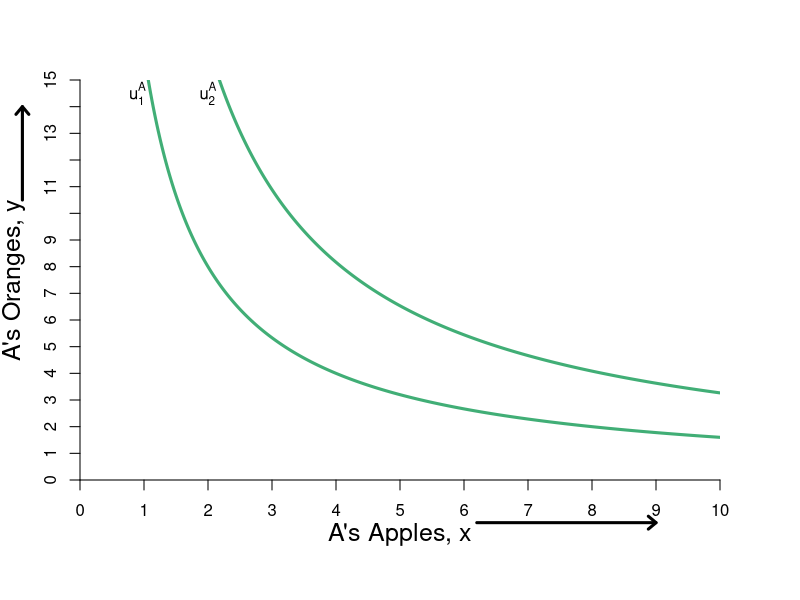

Source code (R):
#Graph Designer: Simon Halliday & Madeleine Wettach '20
#Authors: Bowles, Foley and Halliday
#Title: Microeconomics: Competition, Conflict and Coordination

#require(ggplot2)
require(shape)
pdf(file = "property/step_by_step_graphs_5/property_walras1_step1.pdf", width = 9, height = 7)

#Set parameters for graphics
axislabelsize <- 1.5
graphlinewidth <- 3

COL <- c("#7fc97f", "#beaed4", "#fdc086", "#ffff99", "#386cb0", "#f0027f", "#bf5b17", "#666666")
COLA <- c("#99d8c9","#66c2a4","#41ae76", "#238b45", "#005824")
COLB <- c("#4eb3d3", "#2b8cbe", "#0868ac","#084081")


indiffcurveA1 <- function(x, U = 4, A = 1, a = 0.5) {
  ((((U-2)/A)*(1/x)^a)^(1/(1-a)))
}

indiffcurveA2 <- function(x, U = 4, A = 1, a = 0.5) {
  (((U/A)*(1/x)^a)^(1/(1-a)))
}

indiffcurveA3 <- function(x, U = 5.715476, A = 1, a = 0.5) {
  (((U/A)*(1/x)^a)^(1/(1-a)))
}

indiffcurveA4 <- function(x, U = 6.984164, A = 1, a = 0.5) {
  ((((U)/A)*(1/x)^a)^(1/(1-a)))
}

paretoEC <- function(x) {
  (3/2)*x
}

OfferCurveA <- function(x) {
  x/(x  - 4)
}

mrsplot <- function(x) {
  (13/2)*(x/(9-x)^2)
}

OfferCurveB <- function(x) {
  15 - (13/2)*(10 - x)/(9 - x)
}

WalrasPrice <- function(x) {
  14 - (3/2)*x
}

#Deriving the offer curves: let py = 1
#wA = 8px + 2py = 8px + 2; Demand: x = w/2px => x = 4 + 1/px => px = 1/(x - 4)
#Offer curve is y = px*x => (1/(x-4))*x = x/(x-4) defined for x neq 4
#wA = 2px + 13py = 2px + 13; Demand: x = w/2px => x = 1 + 13/2px => px = 13/2(x - 1)
#B's Offer curve is y = px*x => (13/2)(1/(x-1))*x = (13/2)(x/(x-1)
#Therefore in terms of yA and xA:
#15 - y = (13/2)*(10 - x)/(10 - x - 1)
#Therefore y = 15 - (13/2)*(10-x)/(9 - x) defined for x neq 9
#The tangency of the indifference curve and the offer curve gives mrsplot
#Where mrsplot equals that offer curve, we get x = (3/17)*(51 - sqrt(221)) = 6.376576; 
#So y = 6.022321; therefore u = (6.376576^0.5)*(6.022321^0.5)

indiffcurveBneg1 <- function(x, U = 5.09, A = 1, a = 0.5) {
  15 - (((U/A)*(1/(10 - x))^a)^(1/(1-a)))
}

indiffcurveBneg2 <- function(x, U = 6.531973, A = 1, a = 0.5) {
  15 - (((U/A)*(1/(10 - x))^a)^(1/(1-a)))
}

#Aisha happens to have found 8 apples and 2 oranges, 
#and Betty happens to have found 2 apples and 13 oranges. 
#Aisha's utility (8^0.5)*(2^0.5) = 4
#Betty's utility (2^0.5)*(13^0.5) = 5.09



par(mar =  c(6, 4, 4, 4))
xlims <- c(0, 10)
ylims <- c(0, 15)
xlims2 <- c(10, 0)
ylims2 <- c(15, 0)

plot(0, 0, xlim = xlims, ylim = ylims, type = "n",
     xlab = expression(paste("A's Apples, ", x)),
     ylab = expression(paste("A's Oranges, ", y)), 
     line = 2.5,
     xaxt = "n", 
     yaxt = "n", 
     cex.lab = axislabelsize, 
     bty = "n",
     xaxs="i", 
     yaxs="i")


npts <- 500 
npts2 <- 501

#Specify the sequences of points for graphing. 
xx1 <- seq(xlims[1], xlims[2], length.out = npts)
yy1 <- indiffcurveA2(xx1, U = 4, A = 1, a = 0.5)
yy2 <- indiffcurveA2(xx1)

#Polygon Attempt
#polygon(x = c(1.34, 6, 8, 10 - 6.73), y = c(12, 9, 2, 15 - 10.1), col="powderblue", density=NULL, border = NA)

#I need something like xx1 with npts for 
#xpoly1 <- seq(from = 1.34, to = 8, length.out = 500)
#ypoly1 <- indiffcurveA2(xpoly1, U = 4, A = 1, a = 0.5)
#ypoly2 <- indiffcurveBneg(xpoly1, U = 5.09, A = 1, a = 0.5)
#polygon(x = c(xpoly1, rev(xpoly1)), y = c(ypoly1, rev(ypoly2)), col=COL[3], density=NULL, border = NA)
xx2 <- seq(4, xlims[2], length.out = npts)
xx3 <- seq(xlims[1], 9, length.out = npts)

#Draw the lines for the graphs
#lines(xx1, indiffcurveA1(xx1), col = COLA[3], lwd = graphlinewidth)
lines(xx1, indiffcurveA2(xx1), col = COLA[3], lwd = graphlinewidth)
lines(xx1, indiffcurveA3(xx1), col = COLA[3], lwd = graphlinewidth)
#lines(xx1, indiffcurveA4(xx1), col = COLA[3], lwd = graphlinewidth)
#lines(xx1, paretoEC(xx1), col = COL[2], lwd = graphlinewidth)
###lines(xx2, OfferCurveA(xx2), col = COLA[5], lwd = graphlinewidth)

#lines(xx1, mrsplot(xx1), col = COL[1], lwd = graphlinewidth)
###lines(xx1, indiffcurveBneg1(xx1), col = COLB[2], lwd = graphlinewidth)
###lines(xx1, indiffcurveBneg2(xx1), col = COLB[2], lwd = graphlinewidth)

##lines(xx3, OfferCurveB(xx3), col = COLB[3], lwd = graphlinewidth+1)
##lines(xx1, WalrasPrice(xx1), col = COL[8], lwd = graphlinewidth)

#Customize ticks and labels for the plot
ticksy <- seq(from = 0, to = 15, by = 1)
ylabels <- seq(from = 0, to = 15, by = 1)
ticksx <- seq(from = 0, to = 10, by = 1)
xlabels <- seq(from = 0, to = 10, by = 1)
axis(1, at = ticksx, pos = 0, labels = xlabels)
axis(2, at = ticksy, pos = 0, labels = ylabels, las = 0)

#Add arrows:
arrows(-0.9, 10.5, -0.9, 14, xpd = TRUE, length = 0.1, angle = 40, lwd = 3)
arrows(6.2, -1.6, 9, -1.6, xpd = TRUE, length = 0.1, angle = 40, lwd = 3)

#Annotation of the three graphs and the NE
#text(9.6, 0.9, expression(u[1]^A))
text(0.9, 14.5, expression(u[1]^A))
text(2, 14.5, expression(u[2]^A))
#text(9.6, 5.9, expression(u[4]^A))

#Perhaps useful point to label the unused intersection of the participation constraints
#points(1.34, 12, pch = 16, col = "black", cex = 1.5)



#Pareto efficiency curve
##segments(3.27, 4.9, 5.84, 8.77, lty = 1, lwd = graphlinewidth, col = COL[2])
##text(4.5, 2.4, expression("Pareto Efficient"))
##text(4.5, 1.9, expression("Curve"))
##Arrows(4.5, 2.7, 4.5, 6.2, col = "black", lty = 1, lwd = 2, arr.type = "triangle", arr.lwd = 0.5)

#Label B's offer curve
##text(1, 3, expression("B's Offer Curve"))
##Arrows(1, 3.3, 1, 7.2, col = "black", lty = 1, lwd = 2, arr.type = "triangle", arr.lwd = 0.5)

# Price Line
##text(7, 13, expression(paste("A's Offer Curve")))
##Arrows(6.2, 13, 4.6, 13, col = "black", lty = 1, lwd = 2, arr.type = "triangle", arr.lwd = 0.5)


#Walrasian Price Line
##text(8.8, 5.5, expression(paste("Walrasian Price Line")))
##text(8.8, 5, expression(paste("Slope", phantom()==-p[w])))
##Arrows(8.8, 4.8, 8.8, 1.2, col = "black", lty = 1, lwd = 2, arr.type = "triangle", arr.lwd = 0.5)


#Add a point for the initial endowment
##points(14/3, 7, pch = 16, col = "black", cex = 1.5)
##text(4.75, 7.5, expression(w))

#Set up second axes and labels

par(new = TRUE)

#Use the same x and ylims as previously, but with locations switched
xlims2 <- c(10, 0)
ylims2 <- c(15, 0)

#Leave the ylab and xlab blank to ensure no axes titles
#plot(0, 0, xlim = xlims2, ylim = ylims2, type = "n",
#     xlab = expression(paste("")),
#     ylab = expression(paste("")),
#     xaxt = "n", 
#     yaxt = "n", 
#     cex.lab = 1.3, 
#     bty = "n",
#     xaxs="i", 
#     yaxs="i")

#Set up axes at sides 3 and 4 (top and right)
#axis(side = 3, at = ticksx, pos = 0, labels = xlabels)
#axis(side = 4, at = ticksy, pos = 0, labels = ylabels, las = 0)
#mtext("B's Apples, x", side=3, line = 2.5, cex = axislabelsize)
#text(-0.8, 7, expression(paste("B's Oranges, y")), xpd = TRUE, cex = axislabelsize, srt = 270) 

#Add arrows:
##arrows(-0.8, 10, -0.8, 14, xpd = TRUE, length=0.1,angle=40,lwd=3)
##arrows(6.2, -1.8, 9, -1.8, xpd = TRUE, length=0.1,angle=40,lwd=3)


#Functions for B's indifference curves
indiffcurveB1 <- function(x, U = 5.09, A = 1, a = 0.5) {
  ((((U-2)/A)*(1/x)^a)^(1/(1-a)))
}

indiffcurveB2 <- function(x, U = 5.09, A = 1, a = 0.5) {
  (((U/A)*(1/x)^a)^(1/(1-a)))
}

indiffcurveB3 <- function(x, U = 5.703502, A = 1, a = 0.5) {
  ((((U)/A)*(1/x)^a)^(1/(1-a)))
}

indiffcurveB4 <- function(x, U = 8.244574, A = 1, a = 0.5) {
  ((((U)/A)*(1/x)^a)^(1/(1-a)))
}




#lines(xx1, indiffcurveB1(xx1), col = COLB[3], lwd = graphlinewidth)
#lines(xx1, indiffcurveB2(xx1), col = COLB[3], lwd = graphlinewidth)
#lines(xx1, indiffcurveB3(xx1), col = COLB[3], lwd = graphlinewidth)
#lines(xx1, indiffcurveB4(xx1), col = COLB[3], lwd = graphlinewidth)

#Label B's indifference curves
##text(9.1, 3.4, expression(u[1]^B))
##text(9.1, 5.2, expression(u[2]^B))
#text(9.1, 4.6, expression(u[3]^B))
#text(9.1, 8.2, expression(u[4]^B))

#Add a point for the initial endowment
##points(2, 13, pch = 16, col = "black", cex = 1.5)
##text(1.8, 12.5, expression(e))




#Label a point on the middle of the curve
#points(5, 7.5, pch = 16, col = "black", cex = 1.5)
#text(5, 7, expression(i))

#(5^0.5)*(7.5^0.5) = 6.123724

#Add point for comparison to participation constraint
#points(6.2, 1.55, pch = 16, col = "black", cex = 1.5)
#text(6.1, 1.2, expression(d))


#Calculate TIOLI power allocation for B
#mrs(x,y) => pareto efficient curve is (3/2)x = y
#A's initital utility is 4 = u(8,2) = (8^0.5)*(2^0.5)
#Therefore substitute in the contract curve u_e^A = 4 = (x^A)^(0.5)(3/2*x^A)^0.5
# => x^A = 4/((3/2)^0.5) = 3.27 => x^B = 6.73
# => y^A = 3/2(x^A) = 4.9 => y^B = 10.1

#Add point g for B's TIOLI power
###points(6.73, 10.1, pch = 16, col = "black", cex = 1.5)
###text(6.73, 10.6, expression(g))

#Calculate TIOLI power allocation for A
#mrs(x,y) => pareto efficient curve is (3/2)x = y
#A's initital utility is 4 = u(8,2) = (8^0.5)*(2^0.5)
#Therefore substitute in the contract curve u_e^A = 4 = (x^A)^(0.5)(3/2*x^A)^0.5
# => x^B = 5.09/((3/2)^0.5) = 4.16 => x^A = 5.84
# => y^B = 3/2(x^B) = 6.23 => y^A = 8.77 
#=> u^A = (5.84^0.5)*(8.77^0.5) = 7.156591
#Add point f for A's TIOLI power
###points(4.16, 6.23, pch = 16, col = "black", cex = 1.5)
###text(4.16, 5.8, expression(f))


#Annotating B's endowment
###text(1.8, 12.5, expression(e))

#Annotating a point that is a Pareto improvement over e.
#points(3.623424, 8.977679, pch = 16, col = "black", cex = 1.5)
#text(3.623424, 8.4, expression(h))
#(2.94^0.5)*(12.76^0.5)

#Label Pareto Improving Lens
#text(7, 5, expression(paste("Pareto-Improving Lens")))

dev.off()
